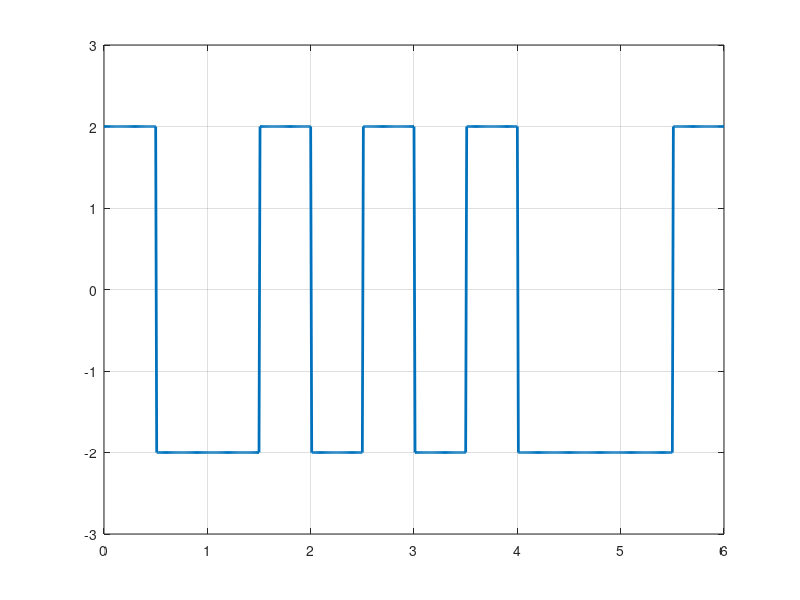

The MATLAB source for this figure:
clear

bits = [0,1,1,0,1,0,1,0,1,1,1,0];


amp=2;
tmp=amp;
bit =length(bits);
bit_rate = 2;
Time=bit/bit_rate;
sampling_frequency = 100;

for i=1:length(bits)
  if bits(i)==0
    amplitude(i)=amp;
  else
    amplitude(i)=-amp;
  end
endfor
time = 0:1/sampling_frequency:Time;
x=1;
for i=1:length(time)
  y_value(i)= amplitude(x);
  if time(i)*bit_rate>=x
    x=x+1;
  end
  
endfor

plot(time,y_value,'Linewidth', 2);
axis([0 Time -3 3]);
grid on;


%decoding

x = 1;

for i = 1:length(time)
    if time(i)*bit_rate>=x
        if y_value(i)<0
          ans_bits(x) = 1;
         else
          ans_bits(x) = 0;
        end
        x = x + 1;
    end
end
disp(bits);
disp('Demodulation : ');
disp(ans_bits);